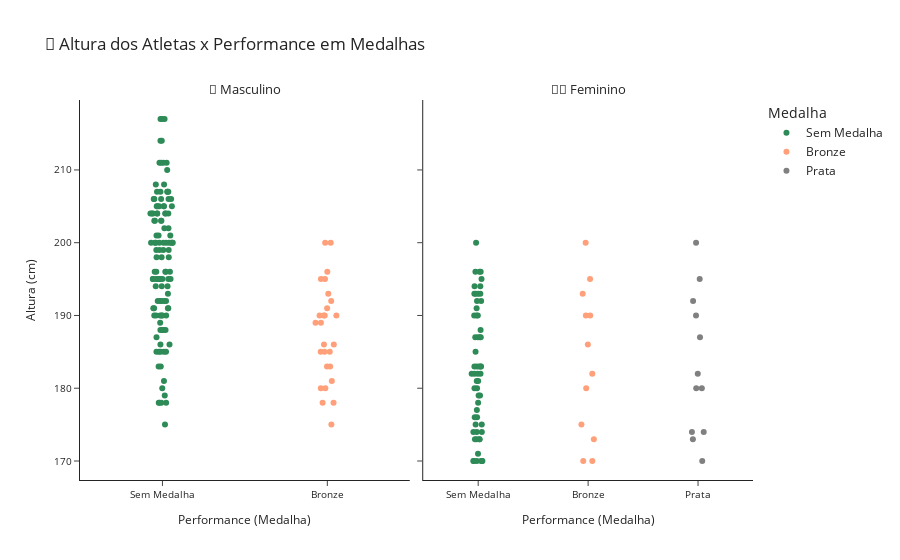

The notebook cell saved with this chart:
### Markdown cell above
#### Análise por Atleta

### Code cell
# Filtrando o DataFrame para plotar o gráfico do esporte analisado
df_brazil_for_sport_plotting = df_brazil_for_plotting[df_brazil_for_plotting['Sport'] == analyzed_sport]

# Plotando gráfico
fig = px.strip(data_frame=df_brazil_for_sport_plotting, x='Medalha', y='Height', 
               color='Medalha', 
               facet_col='Sex',
               hover_data=athletes_chosen_columns_for_hover,
               category_orders=category_orders,
               color_discrete_map=color_info,
               title='🏀 Altura dos Atletas x Performance em Medalhas')

# Customizando gráfico
fig.update_traces(hovertemplate='%{customdata[1]}<br>'
                                'Altura: %{y}cm.<br>'
                                'Competindo em: %{customdata[10]}, %{customdata[8]}.<extra></extra>')

fig.update_layout(yaxis=dict(tickfont_size=10, 
                             title=dict(font_size=12, 
                                        text='Altura (cm)')))

fig.update_xaxes(matches=None,
                 tickfont_size=10, 
                 title=dict(font_size=12, 
                            text='Performance (Medalha)'))

fig.for_each_annotation(lambda annotation: annotation.update(text='👨 Masculino', font_size=13) 
                        if annotation.text.split("=")[-1] == 'M' 
                        else annotation.update(text='🙎♀️ Feminino', font_size=13))

# Apresentando gráfico
fig.show()

### Figure 1 — Plotly figure (JSON) as saved in the notebook; plotly's stock layout.template omitted (floating-point values rounded to 4 significant figures; data arrays with more than 128 entries replaced by an {"elided": "..."} marker saying what was removed)
{"data": [{"alignmentgroup": "True", "boxpoints": "all", "customdata": {"elided": "139x14 mixed values"}, "fillcolor": "rgba(255,255,255,0)", "hoveron": "points", "hovertemplate": "%{customdata[1]}<br>Altura: %{y}cm.<br>Competindo em: %{customdata[10]}, %{customdata[8]}.<extra></extra>", "legendgroup": "Sem Medalha", "line": {"color": "rgba(255,255,255,0)"}, "marker": {"color": "seagreen"}, "name": "Sem Medalha", "offsetgroup": "Sem Medalha", "orientation": "v", "pointpos": 0, "showlegend": true, "type": "box", "x": {"elided": "139 str values"}, "x0": " ", "xaxis": "x", "y": {"elided": "139 int values"}, "y0": " ", "yaxis": "y"}, {"alignmentgroup": "True", "boxpoints": "all", "customdata": {"elided": "58x14 mixed values"}, "fillcolor": "rgba(255,255,255,0)", "hoveron": "points", "hovertemplate": "%{customdata[1]}<br>Altura: %{y}cm.<br>Competindo em: %{customdata[10]}, %{customdata[8]}.<extra></extra>", "legendgroup": "Sem Medalha", "line": {"color": "rgba(255,255,255,0)"}, "marker": {"color": "seagreen"}, "name": "Sem Medalha", "offsetgroup": "Sem Medalha", "orientation": "v", "pointpos": 0, "showlegend": false, "type": "box", "x": ["Sem Medalha", "Sem Medalha", "Sem Medalha", "Sem Medalha", "Sem Medalha", "Sem Medalha", "Sem Medalha", "Sem Medalha", "Sem Medalha", "Sem Medalha", "Sem Medalha", "Sem Medalha", "Sem Medalha", "Sem Medalha", "Sem Medalha", "Sem Medalha", "Sem Medalha", "Sem Medalha", "Sem Medalha", "Sem Medalha", "Sem Medalha", "Sem Medalha", "Sem Medalha", "Sem Medalha", "Sem Medalha", "Sem Medalha", "Sem Medalha", "Sem Medalha", "Sem Medalha", "Sem Medalha", "Sem Medalha", "Sem Medalha", "Sem Medalha", "Sem Medalha", "Sem Medalha", "Sem Medalha", "Sem Medalha", "Sem Medalha", "Sem Medalha", "Sem Medalha", "Sem Medalha", "Sem Medalha", "Sem Medalha", "Sem Medalha", "Sem Medalha", "Sem Medalha", "Sem Medalha", "Sem Medalha", "Sem Medalha", "Sem Medalha", "Sem Medalha", "Sem Medalha", "Sem Medalha", "Sem Medalha", "Sem Medalha", "Sem Medalha", "Sem Medalha", "Sem Medalha"], "x0": " ", "xaxis": "x2", "y": [180, 170, 170, 170, 170, 200, 179, 183, 183, 195, 170, 194, 194, 171, 192, 192, 183, 183, 187, 196, 196, 196, 183, 187, 187, 191, 175, 175, 178, 174, 179, 181, 181, 182, 182, 190, 177, 173, 173, 173, 193, 193, 193, 187, 193, 174, 180, 170, 174, 185, 176, 176, 188, 182, 182, 190, 173, 190], "y0": " ", "yaxis": "y2"}, {"alignmentgroup": "True", "boxpoints": "all", "customdata": {"elided": "34x14 mixed values"}, "fillcolor": "rgba(255,255,255,0)", "hoveron": "points", "hovertemplate": "%{customdata[1]}<br>Altura: %{y}cm.<br>Competindo em: %{customdata[10]}, %{customdata[8]}.<extra></extra>", "legendgroup": "Bronze", "line": {"color": "rgba(255,255,255,0)"}, "marker": {"color": "lightsalmon"}, "name": "Bronze", "offsetgroup": "Bronze", "orientation": "v", "pointpos": 0, "showlegend": true, "type": "box", "x": ["Bronze", "Bronze", "Bronze", "Bronze", "Bronze", "Bronze", "Bronze", "Bronze", "Bronze", "Bronze", "Bronze", "Bronze", "Bronze", "Bronze", "Bronze", "Bronze", "Bronze", "Bronze", "Bronze", "Bronze", "Bronze", "Bronze", "Bronze", "Bronze", "Bronze", "Bronze", "Bronze", "Bronze", "Bronze", "Bronze", "Bronze", "Bronze", "Bronze", "Bronze"], "x0": " ", "xaxis": "x", "y": [183, 183, 190, 190, 196, 181, 189, 192, null, null, 175, null, 195, 195, null, 180, 193, null, 186, 186, 185, 185, null, 189, 178, 178, 180, 190, 190, 191, 185, null, 200, 200], "y0": " ", "yaxis": "y"}, {"alignmentgroup": "True", "boxpoints": "all", "customdata": {"elided": "12x14 mixed values"}, "fillcolor": "rgba(255,255,255,0)", "hoveron": "points", "hovertemplate": "%{customdata[1]}<br>Altura: %{y}cm.<br>Competindo em: %{customdata[10]}, %{customdata[8]}.<extra></extra>", "legendgroup": "Bronze", "line": {"color": "rgba(255,255,255,0)"}, "marker": {"color": "lightsalmon"}, "name": "Bronze", "offsetgroup": "Bronze", "orientation": "v", "pointpos": 0, "showlegend": false, "type": "box", "x": ["Bronze", "Bronze", "Bronze", "Bronze", "Bronze", "Bronze", "Bronze", "Bronze", "Bronze", "Bronze", "Bronze", "Bronze"], "x0": " ", "xaxis": "x2", "y": [180, 170, 200, 195, 170, 175, 182, 193, 186, 173, 190, 190], "y0": " ", "yaxis": "y2"}, {"alignmentgroup": "True", "boxpoints": "all", "customdata": {"elided": "12x14 mixed values"}, "fillcolor": "rgba(255,255,255,0)", "hoveron": "points", "hovertemplate": "%{customdata[1]}<br>Altura: %{y}cm.<br>Competindo em: %{customdata[10]}, %{customdata[8]}.<extra></extra>", "legendgroup": "Prata", "line": {"color": "rgba(255,255,255,0)"}, "marker": {"color": "grey"}, "name": "Prata", "offsetgroup": "Prata", "orientation": "v", "pointpos": 0, "showlegend": true, "type": "box", "x": ["Prata", "Prata", "Prata", "Prata", "Prata", "Prata", "Prata", "Prata", "Prata", "Prata", "Prata", "Prata"], "x0": " ", "xaxis": "x2", "y": [180, 200, 170, 195, 192, 174, 182, 187, 174, 180, 173, 190], "y0": " ", "yaxis": "y2"}], "layout": {"annotations": [{"font": {"size": 13}, "showarrow": false, "text": "👨 Masculino", "x": 0.245, "xanchor": "center", "xref": "paper", "y": 1, "yanchor": "bottom", "yref": "paper"}, {"font": {"size": 13}, "showarrow": false, "text": "🙎♀️ Feminino", "x": 0.755, "xanchor": "center", "xref": "paper", "y": 1, "yanchor": "bottom", "yref": "paper"}], "boxmode": "overlay", "legend": {"title": {"text": "Medalha"}, "tracegroupgap": 0}, "title": {"text": "🏀 Altura dos Atletas x Performance em Medalhas"}, "xaxis": {"anchor": "y", "categoryarray": ["Sem Medalha", "Bronze", "Prata", "Ouro"], "categoryorder": "array", "domain": [0, 0.49], "tickfont": {"size": 10}, "title": {"font": {"size": 12}, "text": "Performance (Medalha)"}}, "xaxis2": {"anchor": "y2", "categoryarray": ["Sem Medalha", "Bronze", "Prata", "Ouro"], "categoryorder": "array", "domain": [0.51, 1], "tickfont": {"size": 10}, "title": {"font": {"size": 12}, "text": "Performance (Medalha)"}}, "yaxis": {"anchor": "x", "domain": [0, 1], "tickfont": {"size": 10}, "title": {"font": {"size": 12}, "text": "Altura (cm)"}}, "yaxis2": {"anchor": "x2", "domain": [0, 1], "matches": "y", "showticklabels": false}}}
